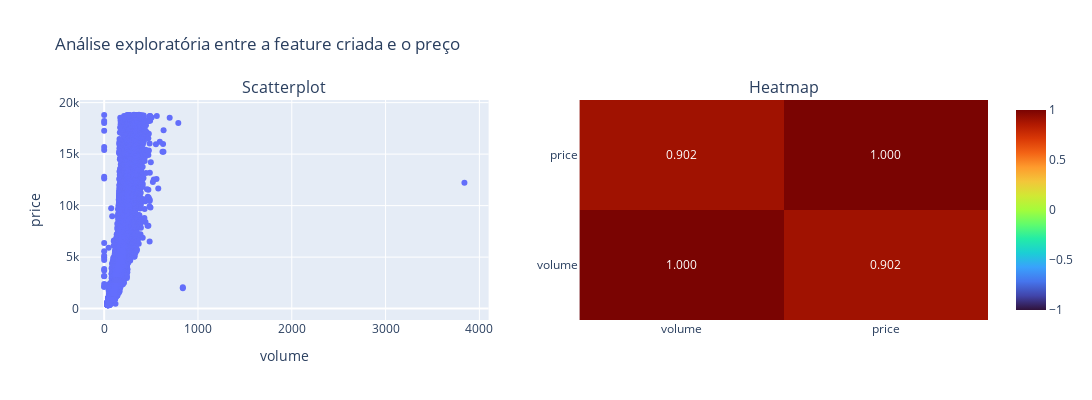

The cell this chart's notebook holds for it:
### Code cell
fig = sp.make_subplots(rows=1, cols=2, horizontal_spacing=0.1, subplot_titles=['Scatterplot', 'Heatmap'])

# Primeiro subplot
fig.add_trace(go.Scatter(x= diamonds['volume'], y=diamonds['price'], mode='markers'), row=1, col=1)

# Segundo subplot
fig.add_trace(go.Heatmap(z = diamonds[['volume', 'price']].corr(), zmin=-1, zmax=1, 
                         x = ['volume', 'price'], y = ['volume', 'price'], texttemplate="%{z:.3f}", coloraxis="coloraxis"), row=1, col=2)

# Atualizando layout com rótulos dos eixos e exibição do gráfico
fig.update_layout(xaxis1_title="volume", yaxis1_title="price", height=400, width=1250, coloraxis={'colorscale': 'Turbo', 'cmin': -1, 'cmax': 1}, 
                  title= 'Análise exploratória entre a feature criada e o preço')

fig.show('png')

### Figure 1 — Plotly figure (JSON) as saved in the notebook; plotly's stock layout.template omitted (floating-point values rounded to 4 significant figures; data arrays with more than 128 entries replaced by an {"elided": "..."} marker saying what was removed)
{"data": [{"mode": "markers", "type": "scatter", "x": {"elided": "53940 float values"}, "xaxis": "x", "y": {"elided": "53940 int values"}, "yaxis": "y"}, {"coloraxis": "coloraxis", "texttemplate": "%{z:.3f}", "type": "heatmap", "x": ["volume", "price"], "xaxis": "x2", "y": ["volume", "price"], "yaxis": "y2", "z": [[1, 0.9024], [0.9024, 1]], "zmax": 1, "zmin": -1}], "layout": {"annotations": [{"font": {"size": 16}, "showarrow": false, "text": "Scatterplot", "x": 0.225, "xanchor": "center", "xref": "paper", "y": 1, "yanchor": "bottom", "yref": "paper"}, {"font": {"size": 16}, "showarrow": false, "text": "Heatmap", "x": 0.775, "xanchor": "center", "xref": "paper", "y": 1, "yanchor": "bottom", "yref": "paper"}], "coloraxis": {"cmax": 1, "cmin": -1, "colorscale": [[0, "#30123b"], [0.07143, "#4145ab"], [0.1429, "#4675ed"], [0.2143, "#39a2fc"], [0.2857, "#1bcfd4"], [0.3571, "#24eca6"], [0.4286, "#61fc6c"], [0.5, "#a4fc3b"], [0.5714, "#d1e834"], [0.6429, "#f3c63a"], [0.7143, "#fe9b2d"], [0.7857, "#f36315"], [0.8571, "#d93806"], [0.9286, "#b11901"], [1, "#7a0402"]]}, "height": 400, "title": {"text": "Análise exploratória entre a feature criada e o preço"}, "width": 1250, "xaxis": {"anchor": "y", "domain": [0, 0.45], "title": {"text": "volume"}}, "xaxis2": {"anchor": "y2", "domain": [0.55, 1]}, "yaxis": {"anchor": "x", "domain": [0, 1], "title": {"text": "price"}}, "yaxis2": {"anchor": "x2", "domain": [0, 1]}}}
